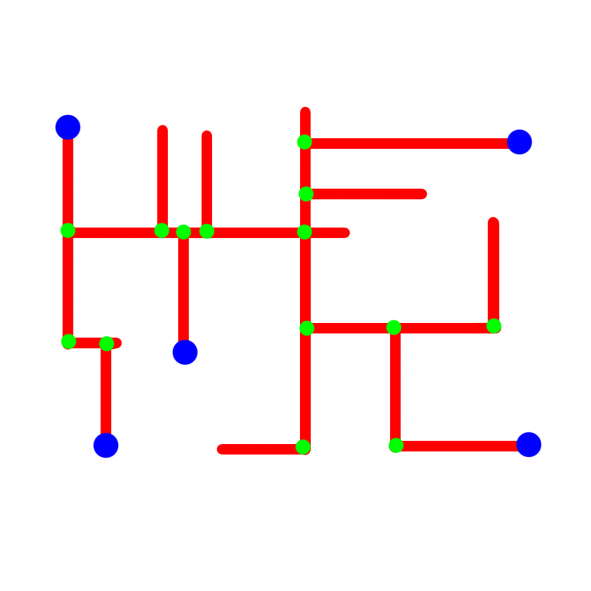
#> input picture Test/Everything.jpg, 1181 x 1181 px (shown at 1/2 size)
$ python MaskBlue.py
#> lines starting #> are read from the running program, lines starting #| are printed output that depends on the picture; after the words box and inside, x2 and y2 are one past the last pixel; in counts of white or black regions, pixels touching at a corner belong together
import cv2
import numpy as np


Image = cv2.imread('Everything.jpg')
#> Image is the input picture: shape (1181, 1181, 3); mean B, G, R 238, 238, 251.4
# It converts the BGR color space of image to HSV color space
hsvImage = cv2.cvtColor(Image, cv2.COLOR_BGR2HSV)
#> hsvImage: shape (1181, 1181, 3); mean H, S, V 2.1, 18.8, 254.8
# Threshold of blue in HSV space
lower_blue = np.array([110, 245, 250])
upper_blue = np.array([120, 255, 254])

# preparing the mask to overlay
mask = cv2.inRange(hsvImage, lower_blue, upper_blue)
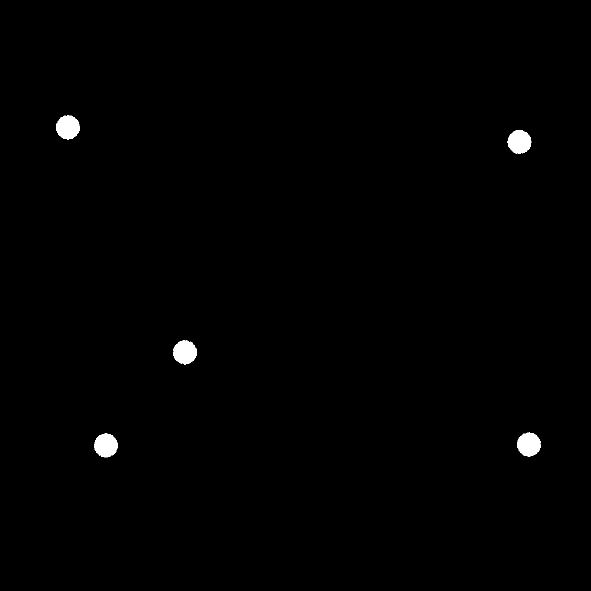
#> mask: shape (1181, 1181) (shown at 1/2 size); 0.6% white; 6 white regions (1 under 20 px), largest, box (x1, y1, x2, y2) and area: (346, 681, 394, 729) 1695, (188, 867, 236, 915) 1689, (1034, 865, 1082, 913) 1684, (112, 230, 160, 279) 1677, (1015, 260, 1063, 308) 1660

# The black region in the mask has the value of 0,
# so when multiplied with original image removes all non-blue regions
result = cv2.bitwise_and(Image, Image, mask = mask)

cv2.imshow('Image', Image)
cv2.imshow('mask', mask)
cv2.imshow('result', result)

cv2.waitKey(0)

cv2.destroyAllWindows()
